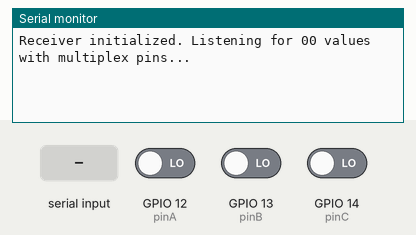
Recording of a sketch running on a simulated ESP32. Shown: the last lines printed to the serial monitor. The test bench sets the inputs (shaded band); at power-on: GPIO 12 (pinA) LOW, GPIO 13 (pinB) LOW, GPIO 14 (pinC) LOW.

Above: at 1.2 s.
1.3 s: "90,45\n" received over the second serial link
At 2.4 s:
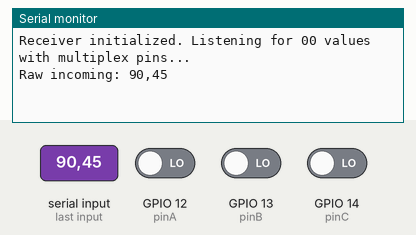
2.8 s: "1\n" received over the second serial link
At 3.5 s:
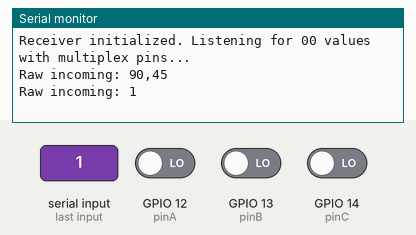
4.3 s: "90\n" received over the second serial link
At 4.7 s:
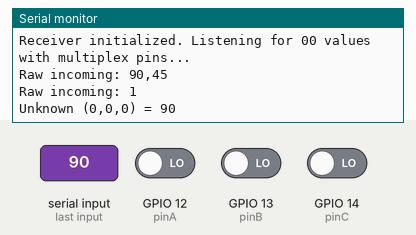

Measured:
- after the input at 1.3 s, the serial monitor: prints a new line at once (image 1)
- after the input at 2.8 s, the serial monitor: prints a new line at once (image 2)
- after the input at 4.3 s, the serial monitor: prints a new line at once (image 3)

The sketch:

MULTIPLEX_RECIVER.ino
```cpp
//Reciver

#include <Arduino.h>

#define RXD2 16
#define TXD2 17
#define BAUD 9600

// Multiplex pins wired from sender
const int pinA = 12;
const int pinB = 13;
const int pinC = 14;

String decodeLabel(int a, int b, int c) {
  if (a==1 && b==0 && c==1) return "Pressure";
  if (a==0 && b==0 && c==1) return "Humidity";
  if (a==0 && b==1 && c==1) return "Temp";
  if (a==1 && b==0 && c==0) return "DallasTemp";
  return "Unknown";
}

void setup() {
  Serial.begin(9600);
  Serial2.begin(BAUD, SERIAL_8N1, RXD2, TXD2);

  pinMode(pinA, INPUT);
  pinMode(pinB, INPUT);
  pinMode(pinC, INPUT);

  Serial.println("Receiver initialized. Listening for 00 values with multiplex pins...");
}

void loop() {
  if (Serial2.available()) {
    String incoming = Serial2.readStringUntil('\n');
    incoming.trim();

    int a = digitalRead(pinA);
    int b = digitalRead(pinB);
    int c = digitalRead(pinC);
    String label = decodeLabel(a,b,c);

    if (incoming.length() == 2 && isDigit(incoming[0]) && isDigit(incoming[1])) {
      int value = incoming.toInt();
      Serial.print(label);
      Serial.print(" (");
      Serial.print(a); Serial.print(","); Serial.print(b); Serial.print(","); Serial.print(c);
      Serial.print(") = ");
      Serial.println(value);
    } else {
      Serial.print("Raw incoming: ");
      Serial.println(incoming);
    }
  }
}
```
